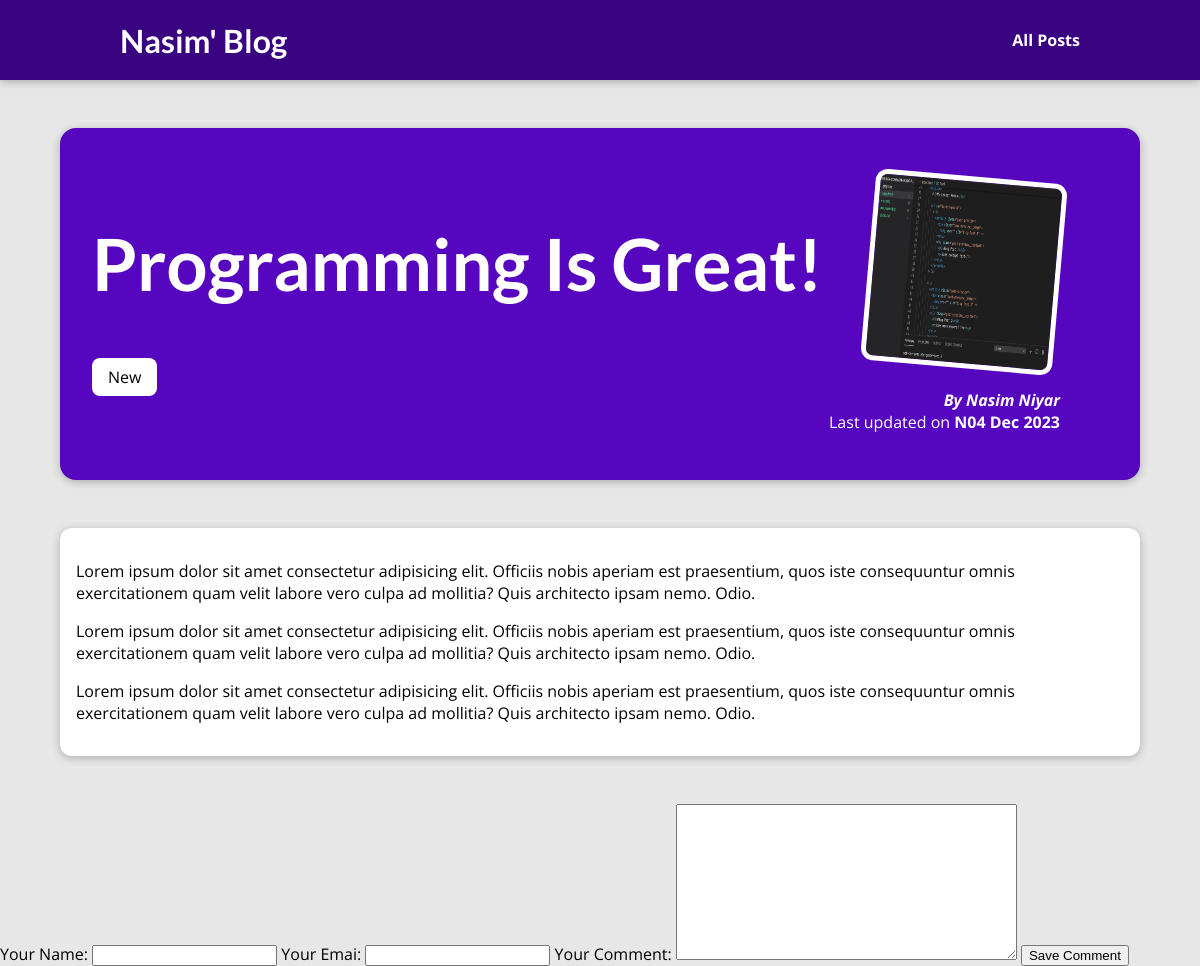
Page /posts/programming-is-fun on the committed database.
### blog/models.py (models this page shows, shortened)
class Post(models.Model):
    title = models.CharField(max_length=150)
    excerpt = models.CharField(max_length=200)
    image = models.ImageField(upload_to="posts", null=True)
    date = models.DateField(auto_now=True)
    slug = models.SlugField(unique=True, db_index=True)
    content = models.TextField(validators=[MinLengthValidator(10)])
    author = models.ForeignKey(Author, on_delete=models.SET_NULL, null=True,  related_name="posts")
    tags = models.ManyToManyField(Tag)

class Tag(models.Model):
    caption = models.CharField(max_length=20)

class Author(models.Model):
    first_name = models.CharField(max_length=100)
    last_name = models.CharField(max_length=100)
    email_address = models.EmailField()
    def full_name(self):
        return f"{self.first_name} {self.last_name}"
    def __str__(self):
        return self.full_name()

### blog/views.py (the view)
# urls.py: path("posts/<slug:slug>", views.SinglePostView.as_view(), name="post-detail-page")
class SinglePostView(DetailView):
    template_name = "blog/post-detail.html"
    model = Post
    def get_context_data(self, **kwargs):
        context = super().get_context_data(**kwargs)
        context["post_tags"] = self.object.tags.all()
        context["comment_form"] = CommentForm()
        return context

### blog/forms.py
class CommentForm(forms.ModelForm):
    class Meta:
        model = Comment
        exclude = ["post"]
        labels = {
            "user_name": "Your Name",
            "user_email": "Your Emai",
            "text": "Your Comment"
        }

### blog/templates/blog/post-detail.html (shortened to what this page needs)
{% extends "base.html" %}
{% load static %}
{% block css_files %}
<link rel="stylesheet" href="{% static 'blog/post-detail.css' %}" />
{% endblock %}
{% block content %}
<section id="summary">
  <h2>{{ post.title }}</h2>
  <div>
    {% for tag in post_tags %}
      <span class="tag">{{ tag.caption }}</span>
    {% endfor %}
  </div>
  <article>
    <img src="{{ post.image.url }}" alt="{{ post.title }}" />
    <address>By <a href="mailto:{{ post.author.email_address}}"> {{ post.author }} </a> </address>
    <div>Last updated on <time>N{{ post.date|date:"d M Y" }}</time></div>
  </article>
</section>
<main>
  {{ post.content|linebreaks  }}
</main>
<div>
  <form>
    {{ comment_form }}
    <button>Save Comment</button>
  </form>
</div>
{% endblock %}

### static/app.css (style rules this page uses)
* { box-sizing: border-box; }
html { font-family: 'Open Sans', 'Lato', sans-serif; }
body { margin: 0; }
h1, h2, h3 { font-family: 'Lato', sans-serif; font-weight: bold; }

### blog/static/blog/post-detail.css (style rules this page uses)
body { background-color: #e7e7e7; }
#summary { margin: 8rem auto 3rem auto; padding: 2rem; width: 90%; max-width: 90rem; border-radius: 16px; background-color: #5706c0; position: relative; box-shadow: 0 2px 8px rgba(0, 0, 0, 0.25); height: 22rem; }
#summary h2 { color: white; font-size: 4.5rem; margin_bottom: 0.25rem; }
#summary article { position: absolute; top: 2rem; right: 3rem; padding: 1rem 2rem; border-radius: 12px; text-align: right; color: white; }
#summary article img { width: 12rem; height: 12rem; border-radius: 12px; transform: rotateZ(5deg); border: 5px solid white; margin-bottom: 1rem; }
#summary address { font-weight: bold; }
#summary a { color: white; text-decoration: none; }
#summary time { font-weight: bold; }
main { width: 90%; max-width: 90rem; margin: 3rem auto; background-color: white; padding: 1rem; border-radius: 12px; box-shadow: 0 2px 8px rgba(0, 0, 0, 0.25); }
.tag { background-color: white; text-color: #390281; padding: 0.5rem 1rem; border-radius: 8px; }

### rows in the picture
Post: title "Programming Is Great!", image (picture), author "Nasim Niyar", date "04 Dec 2023", content "Lorem ipsum dolor sit amet consectetur adipisicing elit. Officiis nobis aperiam est praesentium, quos iste consequuntur omnis exercitationem quam velit labore vero culpa ad mollitia? Quis architecto ipsam nemo. Odio. Lorem ipsum dolor sit amet consectetur adipisicing elit. Officiis nobis aperiam est praesentium, quos iste consequuntur omnis exercitationem quam velit labore vero culpa ad mollitia? Quis architecto ipsam nemo. Odio. Lorem ipsum dolor sit amet consectetur adipisicing elit. Officiis nobis aperiam est praesentium, quos iste consequuntur omnis exercitationem quam velit labore vero culpa ad mollitia? Quis architecto ipsam nemo. Odio."
Tag: caption "New"
